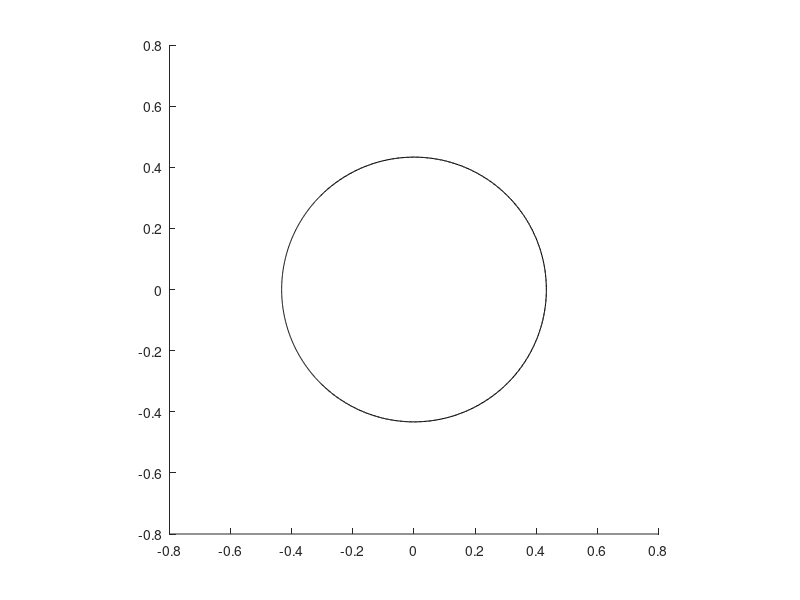

Here is the MATLAB script that generated this plot:
function p = cylinder(parentAxes, faceColor)
if (nargin == 0)
    parentAxes = gca;
    faceColor = [.1 .5 .5];
elseif (nargin == 1)
    faceColor = [.1 .5 .5];
end
set(parentAxes, 'DataAspectRatio', [1 1 1]);

Radius = 0.866142/2;
height = 1.55;
SideCount = 1000;

% Vertices
n_side = SideCount;

for i_ver=1:n_side
    link0Verts(i_ver,:) = [Radius*cos(2*pi/n_side*i_ver),Radius*sin(2*pi/n_side*i_ver),2.13];
    link0Verts(n_side+i_ver,:) = [Radius*cos(2*pi/n_side*i_ver),Radius*sin(2*pi/n_side*i_ver),2.13+height];
end

% Side Patches
for i_pat=1:n_side-1
link0Faces(i_pat,:) = [i_pat,i_pat+1,i_pat+1+n_side,i_pat+n_side];
end
link0Faces(n_side,:) = [n_side,1,1+n_side,2*n_side];

% for i_pat=1:n_side
%     
%     % Side patches data
%     PatchData1_X(:,i_pat) = VertexData(Index_Patch1(i_pat,:),1);
%     PatchData1_Y(:,i_pat) = VertexData(Index_Patch1(i_pat,:),2);
%     PatchData1_Z(:,i_pat) = VertexData(Index_Patch1(i_pat,:),3);
% end

p = patch('Parent', parentAxes, 'Faces',link0Faces,'Vertices',link0Verts,'FaceColor',faceColor);